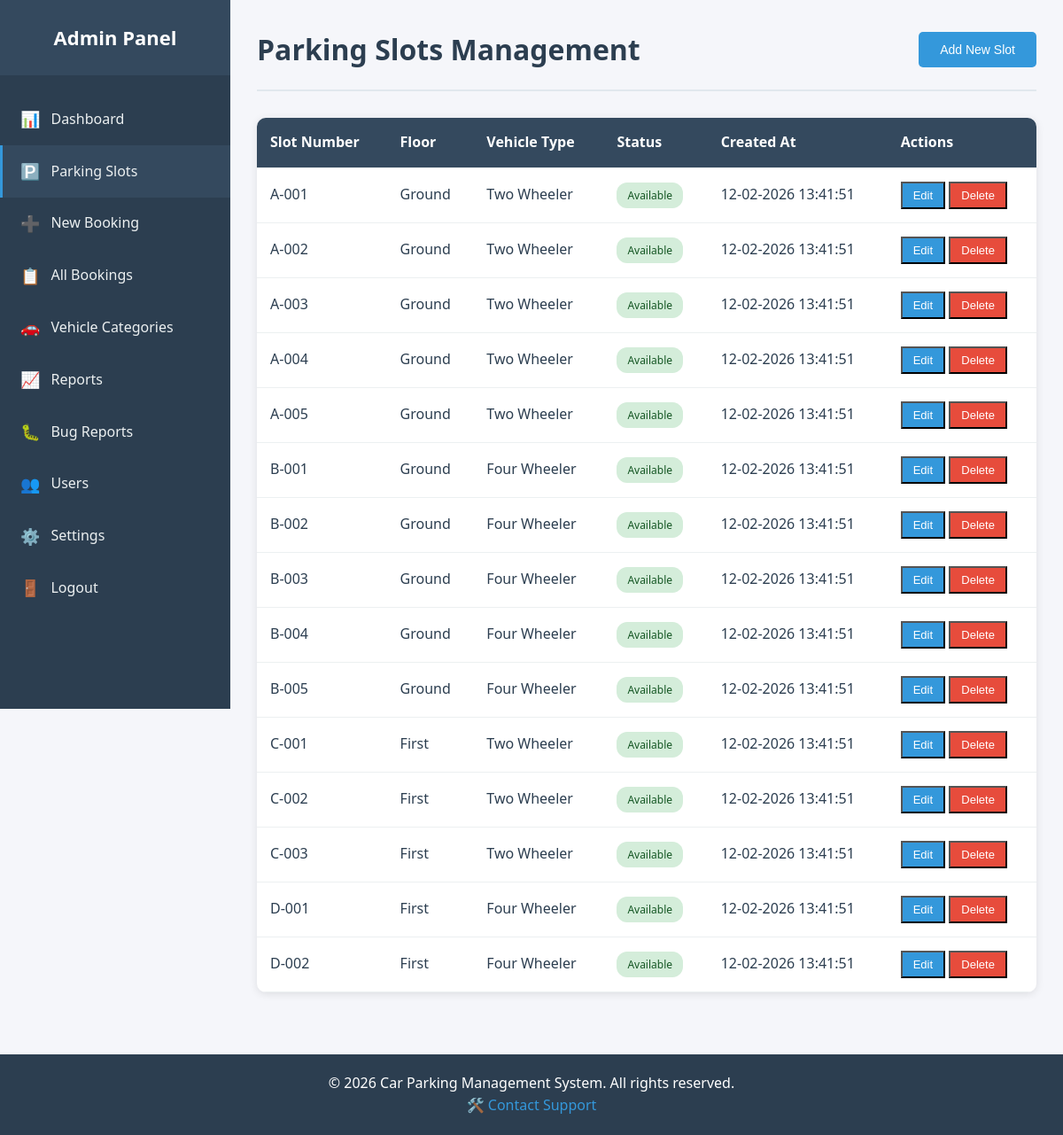
The app's page /admin/parking-slots.php (signed in) with its own data.
### tables this page shows
CREATE TABLE IF NOT EXISTS parking_slots (
    id INT(11) PRIMARY KEY AUTO_INCREMENT,
    slot_number VARCHAR(10) NOT NULL UNIQUE,
    slot_floor VARCHAR(10) NOT NULL,
    vehicle_type ENUM('two_wheeler', 'four_wheeler') NOT NULL,
    status ENUM('available', 'occupied', 'maintenance') DEFAULT 'available',
    created_at TIMESTAMP DEFAULT CURRENT_TIMESTAMP,
    updated_at TIMESTAMP DEFAULT CURRENT_TIMESTAMP ON UPDATE CURRENT_TIMESTAMP
);

### config/database.php (called while the page is built, shortened)
<?php
class Database {
    private $host = DB_HOST;
    private $user = DB_USER;
    private $pass = DB_PASS;
    private $dbname = DB_NAME;
    private $conn;
    private function connect() {
        $this->conn = null;
        try {
            $this->conn = new mysqli($this->host, $this->user, $this->pass, $this->dbname);
            $this->conn->set_charset("utf8");
        } catch (Exception $e) {
            $this->error = $e->getMessage();
            return false;
        }
        return $this->conn;
    }
    public function query($sql) {
        return $this->conn->query($sql);
    }
}
?>

### includes/functions.php (called while the page is built, shortened)
<?php
require_once __DIR__ . '/../config/database.php';
function formatDate($date, $format = 'd-m-Y H:i:s') {
    return date($format, strtotime($date));
}
function getSystemCurrency($db) {
    $result = $db->query("SELECT setting_value FROM system_settings WHERE setting_key = 'currency'");
    if ($result && $result->num_rows > 0) {
        $row = $result->fetch_assoc();
        return $row['setting_value'];
    }
    return 'USD';
}
?>

### admin/parking-slots.php (the view, shortened to what this page needs)
<?php
require_once '../includes/functions.php';
$db = new Database();
$slots = [];
$result = $db->query("SELECT * FROM parking_slots ORDER BY slot_number");
while ($row = $result->fetch_assoc()) {
    $slots[] = $row;
}
include '../includes/header.php';
?>
<div class="dashboard-wrapper">
    <?php include 'sidebar.php'; ?>
    <div class="main-content">
        <div class="page-header">
            <h1>Parking Slots Management</h1>
            <button class="btn btn-primary" onclick="openModal('addModal')">Add New Slot</button>
        </div>
        <div class="table-responsive">
            <table class="data-table">
                <thead>
                    <tr>
                        <th>Slot Number</th>
                        <th>Floor</th>
                        <th>Vehicle Type</th>
                        <th>Status</th>
                        <th>Created At</th>
                        <th>Actions</th>
                    </tr>
                </thead>
                <tbody>
                    <?php if (empty($slots)): ?>
                    <tr>
                        <td colspan="6" class="text-center">No parking slots found</td>
                    </tr>
                    <?php else: ?>
                    <?php foreach ($slots as $slot): ?>
                    <tr>
                        <td><?php echo htmlspecialchars($slot['slot_number']); ?></td>
                        <td><?php echo htmlspecialchars($slot['slot_floor']); ?></td>
                        <td><?php echo ucwords(str_replace('_', ' ', $slot['vehicle_type'])); ?></td>
                        <td>
                            <span class="badge badge-<?php echo $slot['status']; ?>">
                                <?php echo ucfirst($slot['status']); ?>
                            </span>
                        </td>
                        <td><?php echo formatDate($slot['created_at']); ?></td>
                        <td>
                            <button onclick='editSlot(<?php echo json_encode($slot); ?>)' class="btn-sm btn-info">Edit</button>
                            <form method="POST" style="display:inline;" onsubmit="return confirm('Are you sure you want to delete this slot?');">
                                <button type="submit" class="btn-sm btn-danger">Delete</button>
                            </form>
                        </td>
                    </tr>
                    <?php endforeach; ?>
                    <?php endif; ?>
                </tbody>
            </table>
        </div>
    </div>
</div>
<?php
include '../includes/footer.php';
?>

### includes/header.php (shortened to what this page needs)
<?php
require_once __DIR__ . '/../includes/functions.php';
$system_currency = 'USD';
try {
    $temp_db = new Database();
    $system_currency = getSystemCurrency($temp_db);
} catch (Exception $e) {
    $system_currency = 'USD';
}
?>
<!DOCTYPE html>
<html lang="en">
<head>
    <link rel="stylesheet" href="<?php echo SITE_URL; ?>assets/css/style.css">
</head>
<body data-currency="<?php echo $system_currency; ?>">

### admin/sidebar.php (shortened to what this page needs)
<div class="sidebar">
    <div class="sidebar-header">
        <h2>Admin Panel</h2>
    </div>
    <nav class="sidebar-nav">
        <a href="dashboard.php" class="nav-item <?php echo basename($_SERVER['PHP_SELF']) == 'dashboard.php' ? 'active' : ''; ?>">
            <span>📊</span> Dashboard
        </a>
        <a href="parking-slots.php" class="nav-item <?php echo basename($_SERVER['PHP_SELF']) == 'parking-slots.php' ? 'active' : ''; ?>">
            <span>🅿️</span> Parking Slots
        </a>
        <a href="new-booking.php" class="nav-item <?php echo basename($_SERVER['PHP_SELF']) == 'new-booking.php' ? 'active' : ''; ?>">
            <span>➕</span> New Booking
        </a>
        <a href="bookings.php" class="nav-item <?php echo basename($_SERVER['PHP_SELF']) == 'bookings.php' ? 'active' : ''; ?>">
            <span>📋</span> All Bookings
        </a>
        <a href="vehicle-categories.php" class="nav-item <?php echo basename($_SERVER['PHP_SELF']) == 'vehicle-categories.php' ? 'active' : ''; ?>">
            <span>🚗</span> Vehicle Categories
        </a>
        <a href="reports.php" class="nav-item <?php echo basename($_SERVER['PHP_SELF']) == 'reports.php' ? 'active' : ''; ?>">
            <span>📈</span> Reports
        </a>
        <a href="bug-reports.php" class="nav-item <?php echo basename($_SERVER['PHP_SELF']) == 'bug-reports.php' ? 'active' : ''; ?>">
            <span>🐛</span> Bug Reports
        </a>
        <a href="users.php" class="nav-item <?php echo basename($_SERVER['PHP_SELF']) == 'users.php' ? 'active' : ''; ?>">
            <span>👥</span> Users
        </a>
        <a href="settings.php" class="nav-item <?php echo basename($_SERVER['PHP_SELF']) == 'settings.php' ? 'active' : ''; ?>">
            <span>⚙️</span> Settings
        </a>
        <a href="../logout.php" class="nav-item">
            <span>🚪</span> Logout
        </a>
    </nav>
</div>

### includes/footer.php (shortened to what this page needs)
    <footer style="background: #2c3e50; color: white; text-align: center; padding: 20px; margin-top: 40px;">
        <p>&copy; <?php echo date('Y'); ?> <?php echo SITE_NAME; ?>. All rights reserved.</p>
        <p>
            <a href="<?php echo SITE_URL; ?>contact-support.php" style="color: #3498db; text-decoration: none;">
                🛠️ Contact Support
            </a>
        </p>
    </footer>
</body>
</html>

### assets/css/style.css (style rules this page uses)
* { margin: 0; padding: 0; box-sizing: border-box; }
body { font-family: 'Segoe UI', Tahoma, Geneva, Verdana, sans-serif; background-color: #f5f6fa; color: #2c3e50; line-height: 1.6; }
.dashboard-wrapper { display: flex; min-height: 100vh; }
.sidebar { width: 260px; background: #2c3e50; color: white; min-height: 100vh; position: fixed; left: 0; top: 0; overflow-y: auto; }
.sidebar-header { padding: 25px 20px; background: #34495e; text-align: center; }
.sidebar-header h2 { font-size: 22px; font-weight: 600; }
.sidebar-nav { padding: 20px 0; }
.nav-item { display: flex; align-items: center; padding: 15px 20px; color: #ecf0f1; text-decoration: none; transition: all 0.3s; border-left: 3px solid transparent; }
.nav-item.active { background: #34495e; border-left-color: #3498db; }
.nav-item span { margin-right: 12px; font-size: 18px; }
.main-content { flex: 1; margin-left: 260px; padding: 30px; background: #f5f6fa; }
.page-header { display: flex; justify-content: space-between; align-items: center; margin-bottom: 30px; padding-bottom: 20px; border-bottom: 2px solid #e1e8ed; }
.page-header h1 { font-size: 32px; color: #2c3e50; }
.btn { padding: 12px 24px; border: none; border-radius: 5px; font-size: 14px; font-weight: 500; cursor: pointer; transition: all 0.3s; text-decoration: none; display: inline-block; }
.btn-primary { background: #3498db; color: white; }
.btn-danger { background: #e74c3c; color: white; }
.btn-info { background: #3498db; color: white; }
.btn-sm { padding: 6px 12px; font-size: 13px; }
.table-responsive { background: white; border-radius: 10px; box-shadow: 0 2px 10px rgba(0, 0, 0, 0.1); overflow-x: auto; }
.data-table { width: 100%; border-collapse: collapse; }
.data-table thead { background: #34495e; color: white; }
.data-table th, .data-table td { padding: 15px; text-align: left; border-bottom: 1px solid #ecf0f1; }
.badge { padding: 5px 12px; border-radius: 12px; font-size: 12px; font-weight: 500; display: inline-block; }
.badge-available { background: #d4edda; color: #155724; }

### records on screen
parking_slots: slot_number "A-001", slot_floor "Ground", vehicle_type "Two Wheeler", status "Available", created_at "12-02-2026 13:41:51"
parking_slots: slot_number "A-002", slot_floor "Ground", vehicle_type "Two Wheeler", status "Available", created_at "12-02-2026 13:41:51"
parking_slots: slot_number "A-003", slot_floor "Ground", vehicle_type "Two Wheeler", status "Available", created_at "12-02-2026 13:41:51"
parking_slots: slot_number "A-004", slot_floor "Ground", vehicle_type "Two Wheeler", status "Available", created_at "12-02-2026 13:41:51"
parking_slots: slot_number "A-005", slot_floor "Ground", vehicle_type "Two Wheeler", status "Available", created_at "12-02-2026 13:41:51"
parking_slots: slot_number "B-001", slot_floor "Ground", vehicle_type "Four Wheeler", status "Available", created_at "12-02-2026 13:41:51"
parking_slots: slot_number "B-002", slot_floor "Ground", vehicle_type "Four Wheeler", status "Available", created_at "12-02-2026 13:41:51"
parking_slots: slot_number "B-003", slot_floor "Ground", vehicle_type "Four Wheeler", status "Available", created_at "12-02-2026 13:41:51"
parking_slots: slot_number "B-004", slot_floor "Ground", vehicle_type "Four Wheeler", status "Available", created_at "12-02-2026 13:41:51"
parking_slots: slot_number "B-005", slot_floor "Ground", vehicle_type "Four Wheeler", status "Available", created_at "12-02-2026 13:41:51"
parking_slots: slot_number "C-001", slot_floor "First", vehicle_type "Two Wheeler", status "Available", created_at "12-02-2026 13:41:51"
parking_slots: slot_number "C-002", slot_floor "First", vehicle_type "Two Wheeler", status "Available", created_at "12-02-2026 13:41:51"
parking_slots: slot_number "C-003", slot_floor "First", vehicle_type "Two Wheeler", status "Available", created_at "12-02-2026 13:41:51"
parking_slots: slot_number "D-001", slot_floor "First", vehicle_type "Four Wheeler", status "Available", created_at "12-02-2026 13:41:51"
parking_slots: slot_number "D-002", slot_floor "First", vehicle_type "Four Wheeler", status "Available", created_at "12-02-2026 13:41:51"

### other values on screen
SITE_NAME "Car Parking Management System"
